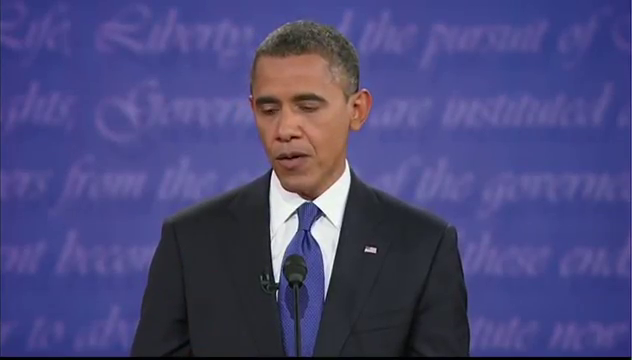
#> input picture frame 41 of samples/samples/sample_video.mp4, 632 x 360 px, given in place of sample1.mp4, which was not available
$ python froc1.py
#> lines starting #> are read from the running program, lines starting #| are printed output that depends on the picture; after the words box and inside, x2 and y2 are one past the last pixel; in counts of white or black regions, pixels touching at a corner belong together; pictures that were not available may be replaced by others from this repository, and a replacement may not be noted
#> further down, frame is the input picture: shape (360, 632, 3); mean B, G, R 121.5, 71.6, 73.6
import cv2
# print(cv2.__version__)
# import numpy as np

#haarcascade_frontalface_default.xml
#/home/sk-ji/anaconda3/envs/condaenvforopencv/lib/python3.7/site-packages/cv2/data

face_classifier = cv2.CascadeClassifier('/home/sk-ji/anaconda3/envs/condaenvforopencv/share/OpenCV/haarcascades/haarcascade_frontalface_default.xml')


print('1')
def face_extractor(img):
    gray = cv2.cvtColor(img, cv2.COLOR_BGR2GRAY)
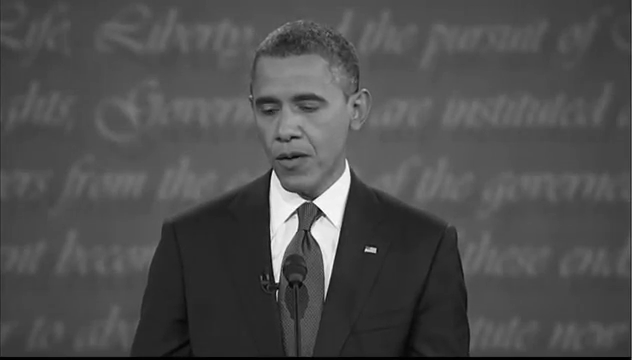
#> gray: shape (360, 632); min 0, max 255, mean 77.8

    faces = face_classifier.detectMultiScale(gray,1.3,5,)
#> faces = [[228, 60, 122, 122]]

    if faces is():
        return None

    for (x,y,w,h) in faces:
        cropped_face = img[y:y+h, x:x+w]

        return cropped_face
#> this loop made 1 pass
#> pass 1, in face_extractor, `cropped_face = img[y:y+h, x:x+w]`:
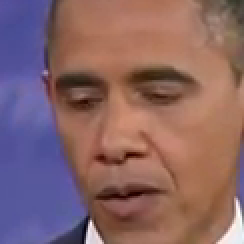
#> cropped_face: shape (122, 122, 3) (shown 2 times larger); mean B, G, R 103.3, 101, 135.6


cap = cv2.VideoCapture('sample1.mp4')

count = 0

while True:
    ret, frame = cap.read()
    if face_extractor(frame) is not None:
        count +=1
#> count = 1
#> the loop in face_extractor, `for (x,y,w,h) in faces:` made 1 pass
        face = cv2.resize(face_extractor(frame),(200,200))
        face = cv2.cvtColor(face,cv2.COLOR_BGR2GRAY)
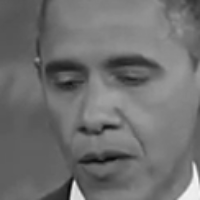
#> face: shape (200, 200); min 6, max 248, mean 111.5

        file_name_path = '/home/sk-ji/Desktop/opencv-faces/obama'+str(count)+'.jpg'
        cv2.imwrite(file_name_path,face)

        cv2.putText(face,str(count),(50,50),cv2.FONT_HERSHEY_COMPLEX,1,(0,255,0),2)
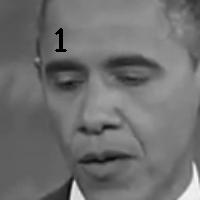
#> face: shape (200, 200); 0.31% of pixels changed, all inside (x1, y1, x2, y2) = (55, 28, 67, 52)
        cv2.imshow('face_show',face)

    else:
        print("face not found")
        pass

    if cv2.waitKey(1) == 13 or count==200:
#> (key Esc is pressed here)
        break


cap.release()
cv2.destroyAllWindows()
print("collecting complete")

$ run again, starting later in the video
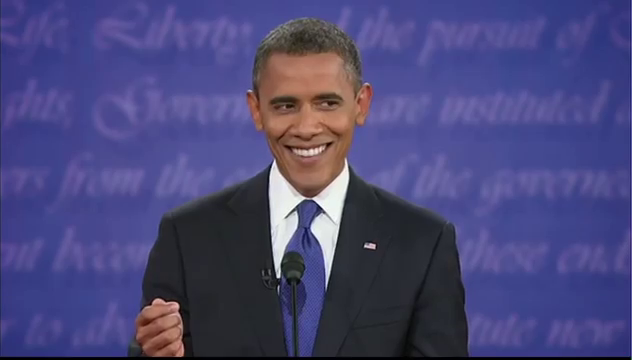
#> input picture frame 185 of samples/samples/sample_video.mp4, 632 x 360 px, given in place of sample1.mp4, which was not available
#> frame is the input picture: shape (360, 632, 3); mean B, G, R 121.2, 71.8, 74.3
#> faces = [[243, 55, 126, 126]]
#> the loop in face_extractor, `for (x,y,w,h) in faces:` made 1 pass
#> pass 1, in face_extractor, `cropped_face = img[y:y+h, x:x+w]`:
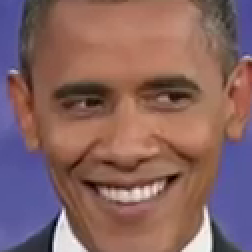
#> cropped_face: shape (126, 126, 3) (shown 2 times larger); mean B, G, R 98.4, 99.8, 134.5
#> count = 1
#> `cv2.putText(face,str(count),(50,50),cv2.FONT_HERSHEY_COMPLEX,1,(0,255,..`:
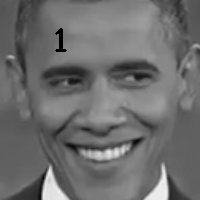
#> face: shape (200, 200); min 0, max 243, mean 109.5

$ run again, starting later in the video
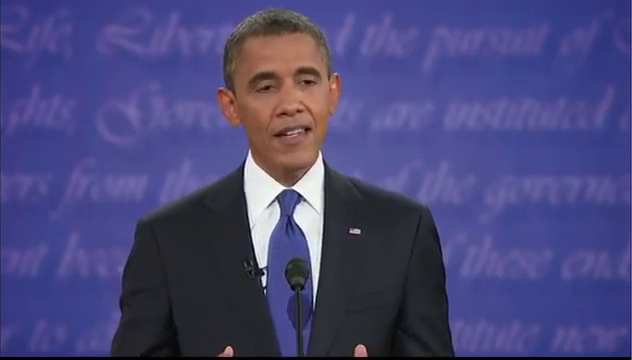
#> input picture frame 330 of samples/samples/sample_video.mp4, 632 x 360 px, given in place of sample1.mp4, which was not available
#> frame is the input picture: shape (360, 632, 3); mean B, G, R 120.6, 71.4, 73.7
#> faces = [[226, 32, 128, 128]]
#> the loop in face_extractor, `for (x,y,w,h) in faces:` made 1 pass
#> pass 1, in face_extractor, `cropped_face = img[y:y+h, x:x+w]`:
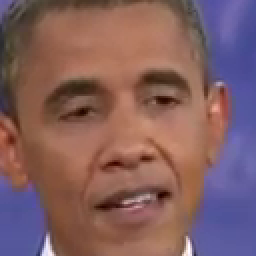
#> cropped_face: shape (128, 128, 3) (shown 2 times larger); mean B, G, R 96.4, 94.8, 129.8
#> count = 1
#> `cv2.putText(face,str(count),(50,50),cv2.FONT_HERSHEY_COMPLEX,1,(0,255,..`:
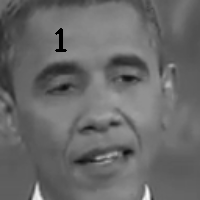
#> face: shape (200, 200); min 0, max 250, mean 105
